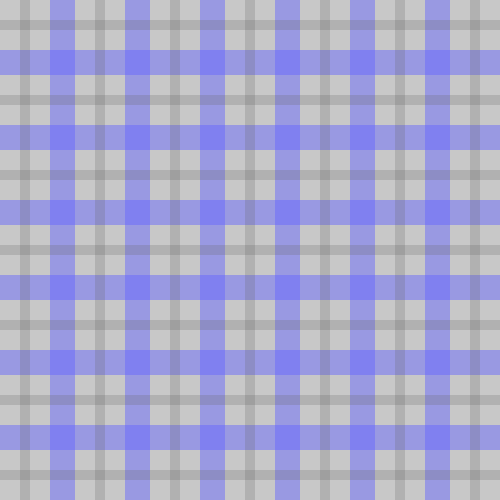
Frame 1 (no input)
Frame 60 (the mouse pressed at the canvas centre just before this capture): identical to frame 1, image omitted
Frame 120 (the mouse held since frame 60 and released just before this capture): identical to frame 1, image omitted

The Processing sketch that drew this single still picture (run headless with seeded random() and noise(); from frame 60 on, the mouse is pressed at the canvas centre):

// Processing sketch: Ant_game
// ── Ant_game.pde
Ant a1;
Food[] f = new Food[3];
Bullets b1;
Bullets b2;
Bullets b3;
int x, y;

int score, eaten;

void setup() {
  size(500, 500);
  background(200);
  noCursor();
  a1 = new Ant(width/2, height/2, 10);

 // b1 = new Bullets(0, 250);
 // b2 = new Bullets(250, 0);
 // b3 = new Bullets(0, 0);

  // Populate Food
  for (int i = 0; i<f.length; i++) {
    f[i] = new Food(int(random(width)), int(random(height)));
  }
  
}

void draw() {
  background(200);
  pattern();
  if(a1.d == 'd') {
    a1.displayD();
  } else if(a1.d == 'u') {
    a1.display();
  } else if(a1.d == 'l') {
    a1.displayL();
  } else if(a1.d == 'r') {
    a1.displayR();
  }
  
  if(a1.x < 20) {
    //a1.x += 20;
    gameOver();
  } else if(a1.x > 500) {
    //a1.x -= 20;
    gameOver();
  } else if(a1.y < 0) {
    //a1.y += 20;
    gameOver();
  } else if(a1.y > 500) {
    //a1.y -= 20;
    gameOver();
  }
  
  
  //a1.display();
 /* for (int i=0; i<f.length; i++) {
    f[i].display();
    if (f[i].y > height) {
      f[i].vis = false;
    }
  }*/
  
}
  
  void pattern() {
    rectMode(CORNER);
    noStroke();
    //horizontal
    fill(100, 100, 255, 120);
    rect(0, 50, 500, 25);
    rect(0, 125, 500, 25);
    rect(0, 200, 500, 25);
    rect(0, 275, 500, 25);
    rect(0, 350, 500, 25);
    rect(0, 425, 500, 25);
    //vertical
    rect(50, 0, 25, 500);
    rect(125, 0, 25, 500);
    rect(200, 0, 25, 500);
    rect(275, 0, 25, 500);
    rect(350, 0, 25, 500);
    rect(425, 0, 25, 500);
    //gray lines
    rectMode(CORNER);
    fill(100, 100, 100, 60);
    rect(0, 20, 500, 10);
    rect(0, 95, 500, 10);
    rect(0, 170, 500, 10);
    rect(0, 245, 500, 10);
    rect(0, 320, 500, 10);
    rect(0, 395, 500, 10);
    rect(0, 470, 500, 10);

    rect(20, 0, 10, 500);
    rect(95, 0, 10, 500);
    rect(170, 0, 10, 500);
    rect(245, 0, 10, 500);
    rect(320, 0, 10, 500);
    rect(395, 0, 10, 500);
    rect(470, 0, 10, 500);
  }
  void keyPressed() {
    if (key == CODED) {
      println(keyCode);
      if (keyCode == RIGHT) {
        a1.moveRight(1);
        a1.d = 'r';
      } else if (keyCode == LEFT) {
        a1.moveLeft(1);
        a1.d = 'l';
      } else if (keyCode == DOWN) {
        a1.moveDown(1);
        a1.d = 'd';
      } else if (keyCode == UP) {
        a1.moveUp(1);
        a1.d = 'u';
      }
    }
  }
  void gameOver() {
    background(0);
    fill(0);
    rect(0, 0, width, height);
    fill(255);
    textSize(40);
    text("GAME OVER", 150, 200);
  }
// ── Ant.pde
class Ant {
  int x, y;
  int speed;
  char d;

  Ant(int x, int y, int speed) {
    this.x = x;
    this.y = y;
    this.speed = speed;
    d = ' ';
  }

  void display() {
    noCursor();
    ellipseMode(CENTER);
    rectMode(CENTER);
    stroke(0);
    fill(0);
    ellipse(x, y, 5, 15); //body
    ellipse(x, y-10, 12, 10); //head
    ellipse(x, y+7, 10, 10);

    line(x, y, x+5, y-25);
    line(x, y, x-5, y-25);

    line(x, y-1, x+12, y-8);
    line(x, y-1, x+13, y-1);
    line(x, y, x+10, y+3);
    line(x+10, y+3, x+12, y+15);

    line(x, y-1, x-12, y-8);
    line(x, y-1, x-13, y-1);
    line(x, y, x-10, y+3);
    line(x-10, y+3, x-12, y+15);
  }
  void displayD() {
    noCursor();
    ellipseMode(CENTER);
    rectMode(CENTER);
    stroke(0);
    fill(0);
    ellipse(x, y, 5, 15); //body
    ellipse(x, y+10, 12, 10); //head
    ellipse(x, y-7, 10, 10);

    line(x, y, x+5, y+25);
    line(x, y, x-5, y+25);

    line(x, y+1, x+12, y+8);
    line(x, y+1, x+13, y+1);
    line(x, y, x+10, y-3);
    line(x+10, y-3, x+12, y-15);

    line(x, y+1, x-12, y+8);
    line(x, y+1, x-13, y+1);
    line(x, y, x-10, y-3);
    line(x-10, y-3, x-12, y-15);
  }

  void displayR() {
    noCursor();
    ellipseMode(CENTER);
    rectMode(CENTER);
    stroke(0);
    fill(0);
    ellipse(x, y, 15, 5); //body
    ellipse(x+10, y, 10, 12); //head
    ellipse(x-7, y, 10, 10);

    line(x, y, x+25, y-5);
    line(x, y, x+25, y+5);

    line(x+1, y, x+8, y-12);
    line(x+1, y, x+1, y-13);
    line(x, y, x-3, y-10);
    line(x-3, y-10, x-15, y-12);

    line(x+1, y, x+8, y+12);
    line(x+1, y, x+1, y+13);
    line(x, y, x-3, y+10);
    line(x-3, y+10, x-15, y+12);
  }

  void displayL() {
    noCursor();
    ellipseMode(CENTER);
    rectMode(CENTER);
    stroke(0);
    fill(0);
    ellipse(x, y, 15, 5); //body
    ellipse(x-10, y, 10, 12); //head
    ellipse(x+7, y, 10, 10);

    line(x, y, x-25, y+5);
    line(x, y, x-25, y-5);

    line(x-1, y, x-8, y+12);
    line(x-1, y, x-1, y+13);
    line(x, y, x+3, y+10);
    line(x+3, y+10, x+15, y+12);

    line(x-1, y, x-8, y-12);
    line(x-1, y, x-1, y-13);
    line(x, y, x+3, y-10);
    line(x+3, y-10, x+15, y-12);
  }

  void moveRight(int rep) {
    for (int i=0; i<rep*10; i++) {
      point(x+i, y);
    }
    x=x+(10*rep);
    displayR();
  }

  void moveLeft(int rep) {
    for (int i=0; i<rep*10; i++) {
      point(x-i, y);
    }
    x=x-(10*rep);
    displayL();
  }

  void moveDown(int rep) {
    for (int i=0; i<rep*10; i++) {
      point(x, y+i);
    }
    y=y+(10*rep);
    displayD();
  }

  void moveUp(int rep) {
    for (int i=0; i<rep*10; i++) {
      point(x, y-i);
    }
    y=y-(10*rep);
    display();
  }
  /*void moveUp() {
   y-= speed;
   }
   void moveDown() {
   y+= speed;
   }
   void moveRight() {
   x+=speed;
   }
   void moveLeft() {
   x-=speed;
   }
   
   void distroyFood() {
   }*/
}


/*void keyPressed() {
 if (key == CODED) {
 if (keyCode == UP) {
 if (a1.y>1) {
 a1.y=height;
 } else {
 a1.moveUp();
 }
 } else if (keyCode == DOWN) {
 if (a1.y>height) {
 a1.y=0;
 } else {
 a1.moveDown();
 }
 } else if (keyCode == RIGHT) {
 if (a1.x>width) {
 a1.x=0;
 } else {
 a1.moveRight();
 }
 } else if (keyCode == LEFT) {
 if (a1.x<0) {
 a1.x=width;
 } else {
 a1.moveLeft();
 }
 }
 }
 }*/
// ── Bullets.pde
class Bullets {
  int x, y, w, h;
  int xspeed, yspeed;


  Bullets(int x, int y, int w, int h, int xspeed, int yspeed) {
    this.x = x;
    this.y = y;
    this.w = w;
    this.h = h;
    this.xspeed = xspeed;
    this.yspeed = yspeed;
  }

  void diplay() {
    ellipseMode(CENTER);
    fill(100);
    ellipse(x, y, w, h);

    x += xspeed;
    y += yspeed;
    if (x >= width-w/2 || y <= h/2) {
      xspeed *= -1;
    }
    if (y >= height-h/2 || y <= h/2) {
      yspeed = yspeed *= -1;
    }
  }
  //needs movement
  //needs edge detection to "bounce" back and fourth
}
// ── Food.pde
class Food {
  int x,y;
  boolean vis;
  Food(int x, int y) {
    this.x = x;
    this.y = y;
    vis = true;
  }
  
  void display() {
    fill(200,200,0);
    rect(x,y, 20,20);
  }
    boolean disappear(int ax, int ay, int aw, int ah) {
    boolean disappear = false;
    if (ax-(aw/2) >= x-(20/2) && 
      ax+(aw/2) <= x+(20/2) && 
      ay-(ah/2) >= y-(20/2) && 
      ay+(ah/2) <= y+(20/2)) {
      vis = false;
      disappear = true;
      x = -100;
      y = -100;
    }
    return disappear;
  }
}
